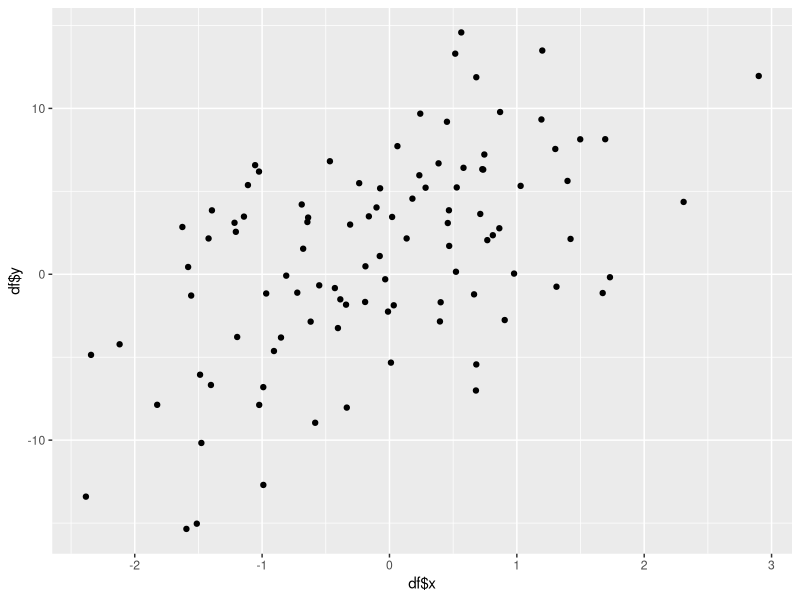
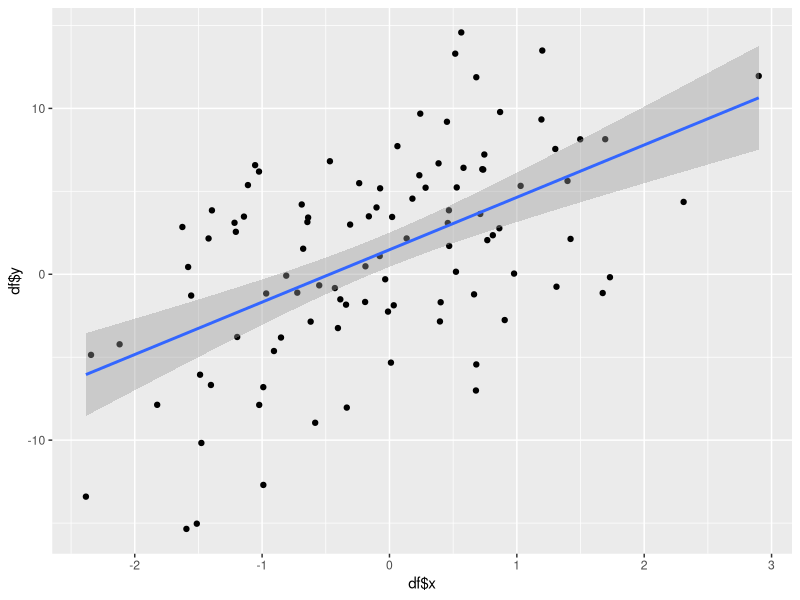
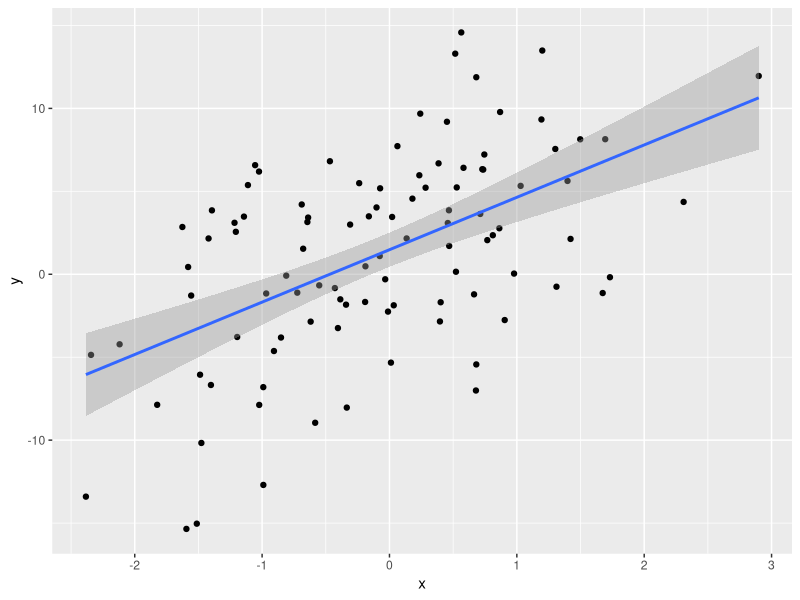
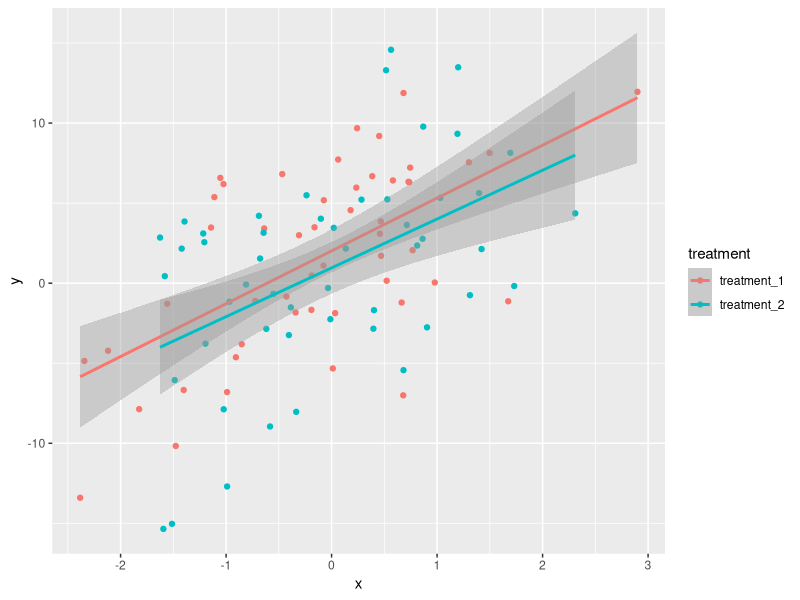
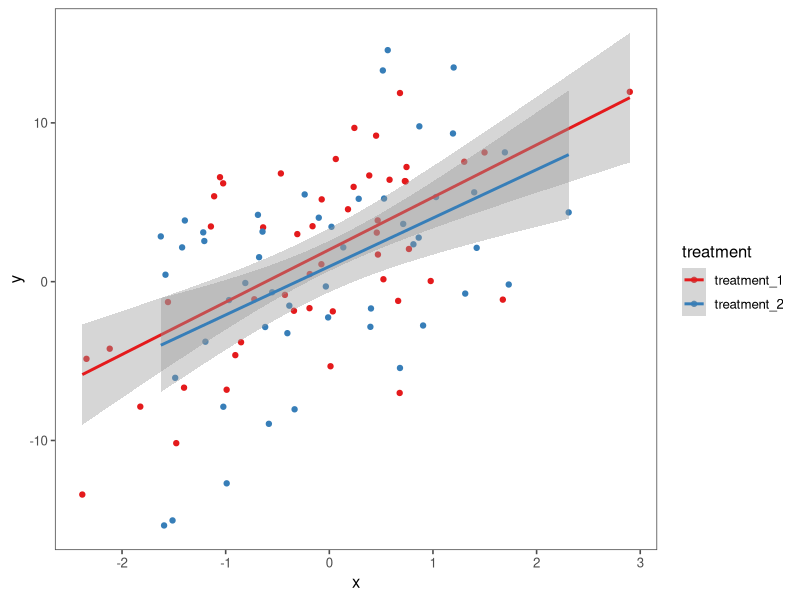

Write R code to recreate these figures, in order.
## ---- chunk 1
library(knitr)
library(tidyverse)
library(ggthemes)
library(RColorBrewer)
library(broom)

knitr::opts_chunk$set(echo = FALSE, fig.align = "center")

## ---- chunk 2
x <- c(10, 5, 15)

mean_x <- x %>% mean()
## ---- chunk 3
x = rnorm(100) 
y = x*3 + rnorm(100, sd = 5)

df <- data_frame(x = x, 
                 y = y,
                 treatment = rep(c("treatment_1", "treatment_2"), each = 50))
## ---- chunk 4
qplot(x = df$x, y = df$y)
## ---- chunk 5
qplot(df$x, df$y) + 
  geom_smooth(method = "lm")
## ---- chunk 6
ggplot(data = df, mapping = aes(x = x, y = y)) +
  geom_point() +
  geom_smooth(method = "lm")
## ---- chunk 7
ggplot(data = df, mapping = aes(x = x, y = y, colour = treatment)) +
  geom_point() +
  geom_smooth(method = "lm")
## ---- chunk 8
ggplot(df, aes(x, y, colour = treatment)) +
  geom_point() +
  geom_smooth(method = "lm") +
  theme_few() +
  scale_color_brewer(palette = "Set1")
## ---- chunk 9
df1 <- data_frame(id = rep(1:30, each = 2),
                  stage = rep(c("practice", "test"), times = 30),
                  cond1 = rnorm(60), 
                  cond2 = rnorm(60), 
                  group = rep(c("group1", "group2"), each = 30)
                 )

head(df1, 10)
## ---- chunk 10

sum_stats <- df1 %>%
  filter(stage == "test") %>%
  mutate(cond_diff = cond1 - cond2) %>%
  group_by(group) %>%
  summarise(mean = mean(cond_diff),
            sd = sd(cond_diff),
            n = n(),
            se  = sd/sqrt(n))
## ---- chunk 11
sum_stats
## ---- chunk 12
head(df1 %>% filter(stage == "test"))
## ---- chunk 13
df1_long <- df1 %>%
  gather(condition, score, cond1:cond2) %>%
  arrange(id)
  
## ---- chunk 14
head(df1_long)
## ---- chunk 15

df2 <- data_frame(id = 1:60, 
                  year = rep(c("five", "two"), each = 30), 
                  memory = rnorm(60), 
                  attention = rnorm(60), 
                  attainment = memory * 1 + attention * 0.8 + rnorm(60))

head(df2, 8)
## ---- chunk 16
df2 %>%
  group_by(year) %>%
  do(tidy(lm(attainment ~ memory + attention, data = .)))

